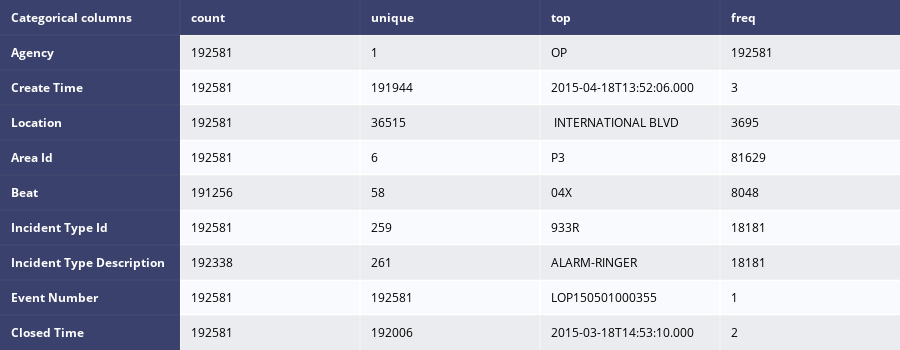

Here is the notebook cell this chart was saved with:
### Code cell
table_cat = ff.create_table(t2015.describe(include=['O']).T, index=True, index_title='Categorical columns')
iplot(table_cat)

### Figure 1 — Plotly figure (JSON) as saved in the notebook; plotly's stock layout.template omitted (floating-point values rounded to 4 significant figures)
{"data": [{"colorscale": [[0, "#00083e"], [0.5, "#ededee"], [1, "#ffffff"]], "hoverinfo": "none", "opacity": 0.75, "showscale": false, "type": "heatmap", "z": [[0, 0, 0, 0, 0], [0, 0.5, 0.5, 0.5, 0.5], [0, 1, 1, 1, 1], [0, 0.5, 0.5, 0.5, 0.5], [0, 1, 1, 1, 1], [0, 0.5, 0.5, 0.5, 0.5], [0, 1, 1, 1, 1], [0, 0.5, 0.5, 0.5, 0.5], [0, 1, 1, 1, 1], [0, 0.5, 0.5, 0.5, 0.5]]}], "layout": {"annotations": [{"align": "left", "font": {"color": "#ffffff"}, "showarrow": false, "text": "<b>Categorical columns</b>", "x": -0.45, "xanchor": "left", "xref": "x", "y": 0, "yref": "y"}, {"align": "left", "font": {"color": "#ffffff"}, "showarrow": false, "text": "<b>count</b>", "x": 0.55, "xanchor": "left", "xref": "x", "y": 0, "yref": "y"}, {"align": "left", "font": {"color": "#ffffff"}, "showarrow": false, "text": "<b>unique</b>", "x": 1.55, "xanchor": "left", "xref": "x", "y": 0, "yref": "y"}, {"align": "left", "font": {"color": "#ffffff"}, "showarrow": false, "text": "<b>top</b>", "x": 2.55, "xanchor": "left", "xref": "x", "y": 0, "yref": "y"}, {"align": "left", "font": {"color": "#ffffff"}, "showarrow": false, "text": "<b>freq</b>", "x": 3.55, "xanchor": "left", "xref": "x", "y": 0, "yref": "y"}, {"align": "left", "font": {"color": "#ffffff"}, "showarrow": false, "text": "<b>Agency</b>", "x": -0.45, "xanchor": "left", "xref": "x", "y": 1, "yref": "y"}, {"align": "left", "font": {"color": "#000000"}, "showarrow": false, "text": "192581", "x": 0.55, "xanchor": "left", "xref": "x", "y": 1, "yref": "y"}, {"align": "left", "font": {"color": "#000000"}, "showarrow": false, "text": "1", "x": 1.55, "xanchor": "left", "xref": "x", "y": 1, "yref": "y"}, {"align": "left", "font": {"color": "#000000"}, "showarrow": false, "text": "OP", "x": 2.55, "xanchor": "left", "xref": "x", "y": 1, "yref": "y"}, {"align": "left", "font": {"color": "#000000"}, "showarrow": false, "text": "192581", "x": 3.55, "xanchor": "left", "xref": "x", "y": 1, "yref": "y"}, {"align": "left", "font": {"color": "#ffffff"}, "showarrow": false, "text": "<b>Create Time</b>", "x": -0.45, "xanchor": "left", "xref": "x", "y": 2, "yref": "y"}, {"align": "left", "font": {"color": "#000000"}, "showarrow": false, "text": "192581", "x": 0.55, "xanchor": "left", "xref": "x", "y": 2, "yref": "y"}, {"align": "left", "font": {"color": "#000000"}, "showarrow": false, "text": "191944", "x": 1.55, "xanchor": "left", "xref": "x", "y": 2, "yref": "y"}, {"align": "left", "font": {"color": "#000000"}, "showarrow": false, "text": "2015-04-18T13:52:06.000", "x": 2.55, "xanchor": "left", "xref": "x", "y": 2, "yref": "y"}, {"align": "left", "font": {"color": "#000000"}, "showarrow": false, "text": "3", "x": 3.55, "xanchor": "left", "xref": "x", "y": 2, "yref": "y"}, {"align": "left", "font": {"color": "#ffffff"}, "showarrow": false, "text": "<b>Location</b>", "x": -0.45, "xanchor": "left", "xref": "x", "y": 3, "yref": "y"}, {"align": "left", "font": {"color": "#000000"}, "showarrow": false, "text": "192581", "x": 0.55, "xanchor": "left", "xref": "x", "y": 3, "yref": "y"}, {"align": "left", "font": {"color": "#000000"}, "showarrow": false, "text": "36515", "x": 1.55, "xanchor": "left", "xref": "x", "y": 3, "yref": "y"}, {"align": "left", "font": {"color": "#000000"}, "showarrow": false, "text": " INTERNATIONAL BLVD    ", "x": 2.55, "xanchor": "left", "xref": "x", "y": 3, "yref": "y"}, {"align": "left", "font": {"color": "#000000"}, "showarrow": false, "text": "3695", "x": 3.55, "xanchor": "left", "xref": "x", "y": 3, "yref": "y"}, {"align": "left", "font": {"color": "#ffffff"}, "showarrow": false, "text": "<b>Area Id</b>", "x": -0.45, "xanchor": "left", "xref": "x", "y": 4, "yref": "y"}, {"align": "left", "font": {"color": "#000000"}, "showarrow": false, "text": "192581", "x": 0.55, "xanchor": "left", "xref": "x", "y": 4, "yref": "y"}, {"align": "left", "font": {"color": "#000000"}, "showarrow": false, "text": "6", "x": 1.55, "xanchor": "left", "xref": "x", "y": 4, "yref": "y"}, {"align": "left", "font": {"color": "#000000"}, "showarrow": false, "text": "P3", "x": 2.55, "xanchor": "left", "xref": "x", "y": 4, "yref": "y"}, {"align": "left", "font": {"color": "#000000"}, "showarrow": false, "text": "81629", "x": 3.55, "xanchor": "left", "xref": "x", "y": 4, "yref": "y"}, {"align": "left", "font": {"color": "#ffffff"}, "showarrow": false, "text": "<b>Beat</b>", "x": -0.45, "xanchor": "left", "xref": "x", "y": 5, "yref": "y"}, {"align": "left", "font": {"color": "#000000"}, "showarrow": false, "text": "191256", "x": 0.55, "xanchor": "left", "xref": "x", "y": 5, "yref": "y"}, {"align": "left", "font": {"color": "#000000"}, "showarrow": false, "text": "58", "x": 1.55, "xanchor": "left", "xref": "x", "y": 5, "yref": "y"}, {"align": "left", "font": {"color": "#000000"}, "showarrow": false, "text": "04X", "x": 2.55, "xanchor": "left", "xref": "x", "y": 5, "yref": "y"}, {"align": "left", "font": {"color": "#000000"}, "showarrow": false, "text": "8048", "x": 3.55, "xanchor": "left", "xref": "x", "y": 5, "yref": "y"}, {"align": "left", "font": {"color": "#ffffff"}, "showarrow": false, "text": "<b>Incident Type Id</b>", "x": -0.45, "xanchor": "left", "xref": "x", "y": 6, "yref": "y"}, {"align": "left", "font": {"color": "#000000"}, "showarrow": false, "text": "192581", "x": 0.55, "xanchor": "left", "xref": "x", "y": 6, "yref": "y"}, {"align": "left", "font": {"color": "#000000"}, "showarrow": false, "text": "259", "x": 1.55, "xanchor": "left", "xref": "x", "y": 6, "yref": "y"}, {"align": "left", "font": {"color": "#000000"}, "showarrow": false, "text": "933R", "x": 2.55, "xanchor": "left", "xref": "x", "y": 6, "yref": "y"}, {"align": "left", "font": {"color": "#000000"}, "showarrow": false, "text": "18181", "x": 3.55, "xanchor": "left", "xref": "x", "y": 6, "yref": "y"}, {"align": "left", "font": {"color": "#ffffff"}, "showarrow": false, "text": "<b>Incident Type Description</b>", "x": -0.45, "xanchor": "left", "xref": "x", "y": 7, "yref": "y"}, {"align": "left", "font": {"color": "#000000"}, "showarrow": false, "text": "192338", "x": 0.55, "xanchor": "left", "xref": "x", "y": 7, "yref": "y"}, {"align": "left", "font": {"color": "#000000"}, "showarrow": false, "text": "261", "x": 1.55, "xanchor": "left", "xref": "x", "y": 7, "yref": "y"}, {"align": "left", "font": {"color": "#000000"}, "showarrow": false, "text": "ALARM-RINGER", "x": 2.55, "xanchor": "left", "xref": "x", "y": 7, "yref": "y"}, {"align": "left", "font": {"color": "#000000"}, "showarrow": false, "text": "18181", "x": 3.55, "xanchor": "left", "xref": "x", "y": 7, "yref": "y"}, {"align": "left", "font": {"color": "#ffffff"}, "showarrow": false, "text": "<b>Event Number</b>", "x": -0.45, "xanchor": "left", "xref": "x", "y": 8, "yref": "y"}, {"align": "left", "font": {"color": "#000000"}, "showarrow": false, "text": "192581", "x": 0.55, "xanchor": "left", "xref": "x", "y": 8, "yref": "y"}, {"align": "left", "font": {"color": "#000000"}, "showarrow": false, "text": "192581", "x": 1.55, "xanchor": "left", "xref": "x", "y": 8, "yref": "y"}, {"align": "left", "font": {"color": "#000000"}, "showarrow": false, "text": "LOP150501000355", "x": 2.55, "xanchor": "left", "xref": "x", "y": 8, "yref": "y"}, {"align": "left", "font": {"color": "#000000"}, "showarrow": false, "text": "1", "x": 3.55, "xanchor": "left", "xref": "x", "y": 8, "yref": "y"}, {"align": "left", "font": {"color": "#ffffff"}, "showarrow": false, "text": "<b>Closed Time</b>", "x": -0.45, "xanchor": "left", "xref": "x", "y": 9, "yref": "y"}, {"align": "left", "font": {"color": "#000000"}, "showarrow": false, "text": "192581", "x": 0.55, "xanchor": "left", "xref": "x", "y": 9, "yref": "y"}, {"align": "left", "font": {"color": "#000000"}, "showarrow": false, "text": "192006", "x": 1.55, "xanchor": "left", "xref": "x", "y": 9, "yref": "y"}, {"align": "left", "font": {"color": "#000000"}, "showarrow": false, "text": "2015-03-18T14:53:10.000", "x": 2.55, "xanchor": "left", "xref": "x", "y": 9, "yref": "y"}, {"align": "left", "font": {"color": "#000000"}, "showarrow": false, "text": "2", "x": 3.55, "xanchor": "left", "xref": "x", "y": 9, "yref": "y"}], "height": 350, "margin": {"b": 0, "l": 0, "r": 0, "t": 0}, "xaxis": {"dtick": 1, "gridwidth": 2, "showticklabels": false, "tick0": -0.5, "ticks": "", "zeroline": false}, "yaxis": {"autorange": "reversed", "dtick": 1, "gridwidth": 2, "showticklabels": false, "tick0": 0.5, "ticks": "", "zeroline": false}}}
